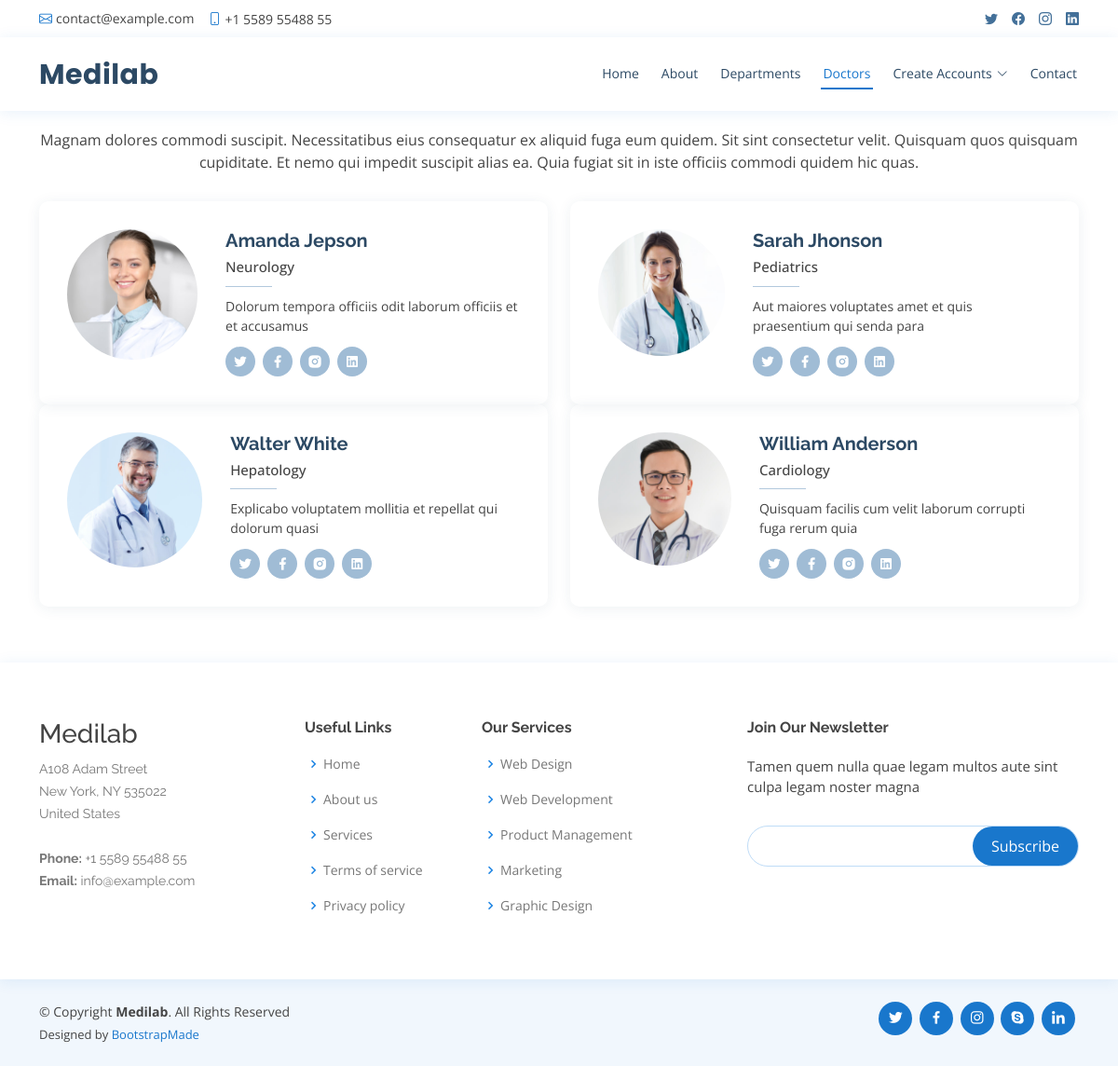
Screenshot of /doctor with the database file from the repository.
### pages/models.py (models this page shows, shortened)
class doctor(models.Model):
    department_id = models.ForeignKey(department,on_delete=models.CASCADE)
    name = models.CharField(max_length=50)
    discription = models.TextField()
    photos = models.ImageField(upload_to="photos")
    twitter = models.TextField(null=True,blank=True)
    facebook = models.TextField(null=True,blank=True)
    instagram = models.TextField(null=True,blank=True)
    linkedin = models.TextField(null=True,blank=True)
    class Meta:
        ordering =['name',]

class department(models.Model):
    name = models.CharField(max_length=50)
    discription = models.TextField()
    photos = models.ImageField(upload_to="photos")

### pages/views.py (the view)
# urls.py: path('doctor',views.doctor1,name="doctor"),
def doctor1(request):
    context={
         "doc":doctor.objects.all(),
    }
    return render(request,"pages/doctor.html",context)

### templates/pages/doctor.html
{% extends 'base.html' %}
{% load static %}
{% block content %}
 <section id="doctors" class="doctors">
    <div class="container">
      <div class="section-title">
        <h2>Doctors</h2>
        <p>Magnam dolores commodi suscipit. Necessitatibus eius consequatur ex aliquid fuga eum quidem. Sit sint consectetur velit. Quisquam quos quisquam cupiditate. Et nemo qui impedit suscipit alias ea. Quia fugiat sit in iste officiis commodi quidem hic quas.</p>
      </div>
      <div class="row">
        {% for z in doc %}
        <div class="col-lg-6">
          <div class="member d-flex align-items-start">
            <div class="pic"><img src="{{z.photos.url}}" class="img-fluid" alt=""></div>
            <div class="member-info">
              <h4>{{z.name}}</h4>
              <span>{{z.department_id.name}}</span>
              <p>{{z.discription}}</p>
              <div class="social">
                <a href="{{z.twitter}}"><i class="ri-twitter-fill"></i></a>
                <a href="{{z.facebook}}"><i class="ri-facebook-fill"></i></a>
                <a href="{{z.instagram}}"><i class="ri-instagram-fill"></i></a>
                <a href="{{z.linkedin}}"> <i class="ri-linkedin-box-fill"></i> </a>
              </div>
            </div>
          </div>
        </div>
        {% endfor %}
      </div>
    </div>
  </section>
{% endblock content %}

### templates/base.html (shortened to what this page needs)
{% load static %}
<!DOCTYPE html>
<html lang="en">
<head>
  <link href="{% static 'assets/vendor/fontawesome-free/css/all.min.css' %}" rel="stylesheet">
  <link href="{% static 'assets/vendor/animate.css' %}/animate.min.css' %}" rel="stylesheet">
  <link href="{% static 'assets/vendor/bootstrap/css/bootstrap.min.css' %}" rel="stylesheet">
  <link href="{% static 'assets/vendor/bootstrap-icons/bootstrap-icons.css' %}" rel="stylesheet">
  <link href="{% static 'assets/vendor/boxicons/css/boxicons.min.css' %}" rel="stylesheet">
  <link href="{% static 'assets/vendor/glightbox/css/glightbox.min.css' %}" rel="stylesheet">
  <link href="{% static 'assets/vendor/remixicon/remixicon.css' %}" rel="stylesheet">
  <link href="{% static 'assets/vendor/swiper/swiper-bundle.min.css' %}" rel="stylesheet">
  <link href="{% static 'assets/css/style.css' %}" rel="stylesheet">
</head>
<body>
  <div id="topbar" class="d-flex align-items-center fixed-top">
    <div class="container d-flex justify-content-between">
      <div class="contact-info d-flex align-items-center">
        <i class="bi bi-envelope"></i> <a href="mailto:contact@example.com">contact@example.com</a>
        <i class="bi bi-phone"></i> +1 5589 55488 55
      </div>
      <div class="d-none d-lg-flex social-links align-items-center">
        <a href="#" class="twitter"><i class="bi bi-twitter"></i></a>
        <a href="#" class="facebook"><i class="bi bi-facebook"></i></a>
        <a href="#" class="instagram"><i class="bi bi-instagram"></i></a>
        <a href="#" class="linkedin"><i class="bi bi-linkedin"></i></i></a>
      </div>
    </div>
  </div>
  <header id="header" class="fixed-top">
    <div class="container d-flex align-items-center">
      <h1 class="logo me-auto"><a href="{% url 'index' %}">Medilab</a></h1>
      <nav id="navbar" class="navbar order-last order-lg-0">
        <ul>
          <li><a
            {% if request.path == '/' %}
            class="nav-link scrollto active"
            {% else %}
            class="nav-link scrollto "
            {% endif %}
            href="{% url 'index' %}">Home
          </a></li>
          <li><a
            {% if  'about' in request.path %}
            class="nav-link scrollto active"
            {% else %}
            class="nav-link scrollto"
            {% endif %}
             href="{% url 'about' %}">About
          </a></li>
          <li><a
            {% if 'departments' in request.path %}
            class="nav-link scrollto active"
            {% else %}
            class="nav-link scrollto"
            {% endif %}
            href="{% url 'departments' %}">Departments
          </a></li>
          <li><a
            {% if 'doctor' in request.path %}
            class="nav-link scrollto active"
            {% else %}
            class="nav-link scrollto"
            {% endif %}
            href="{% url 'doctor' %}">Doctors</a></li>
          {% if request.user.is_authenticated %}
          <ul>
            <li ><a
              {% if 'signup' in request.path %}
              class="nav-link scrollto active"
              {% else %}
              class="nav-link scrollto"
              {% endif %}
              href="{% url 'signup' %}" style="padding-left:15px;color:blue"> welcome {{user.username}}</a></li>
          </ul>
          {% else %}
          <li class="dropdown"><a href="{% url 'signup' %}"><span>Create Accounts</span> <i class="bi bi-chevron-down"></i></a>
            {% endif %}
          </li>
          <li><a
            {% if 'contact' in request.path %}
            class="nav-link scrollto active"
            {% else %}
            class="nav-link scrollto "
            {% endif %}
            href="{% url 'contact' %}">Contact</a></li>
        </ul>
      </nav>
    </div>
  </header>
{% block content %}
{% endblock content %}
<footer id="footer">
    <div class="footer-top">
      <div class="container">
        <div class="row">
          <div class="col-lg-3 col-md-6 footer-contact">
            <h3>Medilab</h3>
            <p>
              A108 Adam Street <br>
              New York, NY 535022<br>
              United States <br><br>
              <strong>Phone:</strong> +1 5589 55488 55<br>
              <strong>Email:</strong> info@example.com<br>
            </p>
          </div>
          <div class="col-lg-2 col-md-6 footer-links">
            <h4>Useful Links</h4>
            <ul>
              <li><i class="bx bx-chevron-right"></i> <a href="#">Home</a></li>
              <li><i class="bx bx-chevron-right"></i> <a href="#">About us</a></li>
              <li><i class="bx bx-chevron-right"></i> <a href="#">Services</a></li>
              <li><i class="bx bx-chevron-right"></i> <a href="#">Terms of service</a></li>
              <li><i class="bx bx-chevron-right"></i> <a href="#">Privacy policy</a></li>
            </ul>
          </div>
          <div class="col-lg-3 col-md-6 footer-links">
            <h4>Our Services</h4>
            <ul>
              <li><i class="bx bx-chevron-right"></i> <a href="#">Web Design</a></li>
              <li><i class="bx bx-chevron-right"></i> <a href="#">Web Development</a></li>
              <li><i class="bx bx-chevron-right"></i> <a href="#">Product Management</a></li>
              <li><i class="bx bx-chevron-right"></i> <a href="#">Marketing</a></li>
              <li><i class="bx bx-chevron-right"></i> <a href="#">Graphic Design</a></li>
            </ul>
          </div>
          <div class="col-lg-4 col-md-6 footer-newsletter">
            <h4>Join Our Newsletter</h4>
            <p>Tamen quem nulla quae legam multos aute sint culpa legam noster magna</p>
            <form action="" method="post">
              <input type="email" name="email"><input type="submit" value="Subscribe">
            </form>
          </div>
        </div>
      </div>
    </div>
    <div class="container d-md-flex py-4">
      <div class="me-md-auto text-center text-md-start">
        <div class="copyright">
          &copy; Copyright <strong><span>Medilab</span></strong>. All Rights Reserved
        </div>
        <div class="credits">
          Designed by <a href="https://bootstrapmade.com/">BootstrapMade</a>
        </div>
      </div>
      <div class="social-links text-center text-md-right pt-3 pt-md-0">
        <a href="#" class="twitter"><i class="bx bxl-twitter"></i></a>
        <a href="#" class="facebook"><i class="bx bxl-facebook"></i></a>
        <a href="#" class="instagram"><i class="bx bxl-instagram"></i></a>
        <a href="#" class="google-plus"><i class="bx bxl-skype"></i></a>
        <a href="#" class="linkedin"><i class="bx bxl-linkedin"></i></a>
      </div>
    </div>
</footer>
</body>
</html>

### rows the page displays
doctor: photos (picture), name "Amanda Jepson", department_id.name "Neurology", discription "Dolorum tempora officiis odit laborum officiis et et accusamus"
doctor: photos (picture), name "Sarah Jhonson", department_id.name "Pediatrics", discription "Aut maiores voluptates amet et quis praesentium qui senda para"
doctor: photos (picture), name "Walter White", department_id.name "Hepatology", discription "Explicabo voluptatem mollitia et repellat qui dolorum quasi"
doctor: photos (picture), name "William Anderson", department_id.name "Cardiology", discription "Quisquam facilis cum velit laborum corrupti fuga rerum quia"
